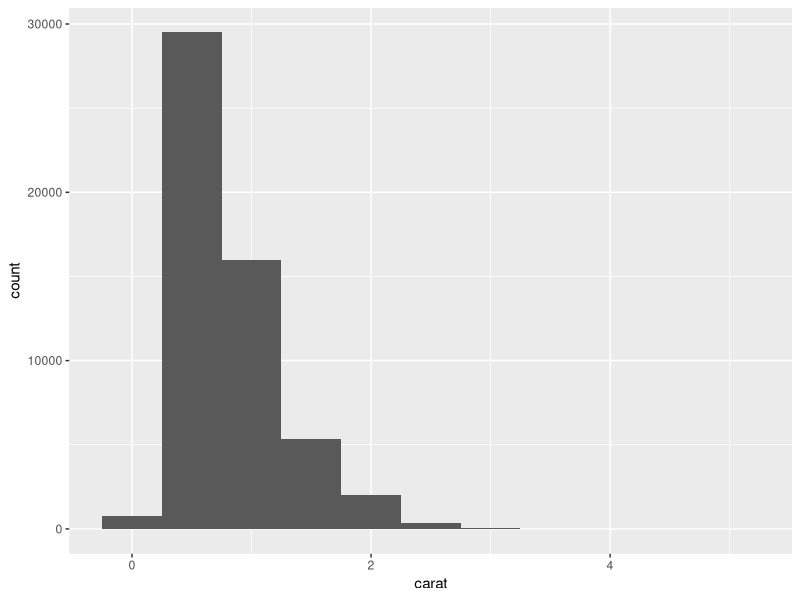
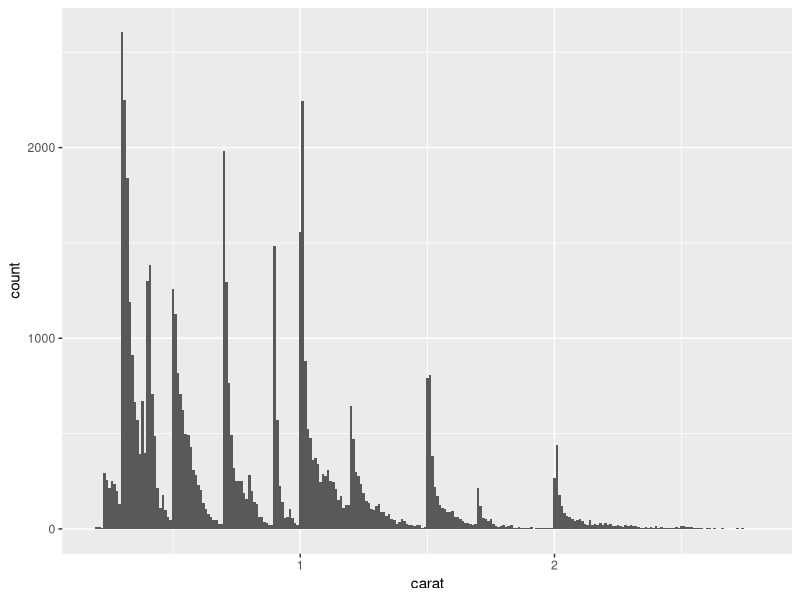

The R source for these figures, in order:
# Exploratory Data Analysis

### Prerequisites

library(tidyverse)

### Variation 

ggplot(diamonds, aes(x = carat)) +
  geom_histogram(binwidth = 0.5)

### Typical Values

smaller <- diamonds %>% 
  filter(carat < 3)

ggplot(smaller, aes(x = carat)) +
  geom_histogram(binwidth = 0.01)

### 

















